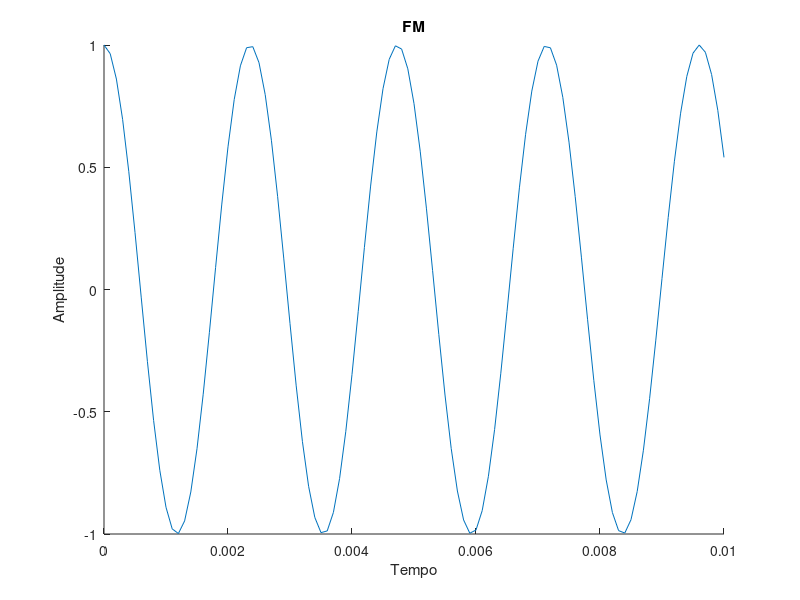

This figure's MATLAB source:
%% 1) Modulacao FM
fm=25; %%Frequencia da modulacao
fc=400; %% Frequencia onda portadora
t=0:0.0001:0.01; %%tempo

f1= cos(2*pi*fc*t+(sin(2*pi*fm*t))); %% funcao

figure;
hold all;
plot(t,f1); %% grafico 
title('FM'); %% Titulo
xlabel('Tempo'); %% Nome eixo X
ylabel('Amplitude'); %% Nome eixo Y